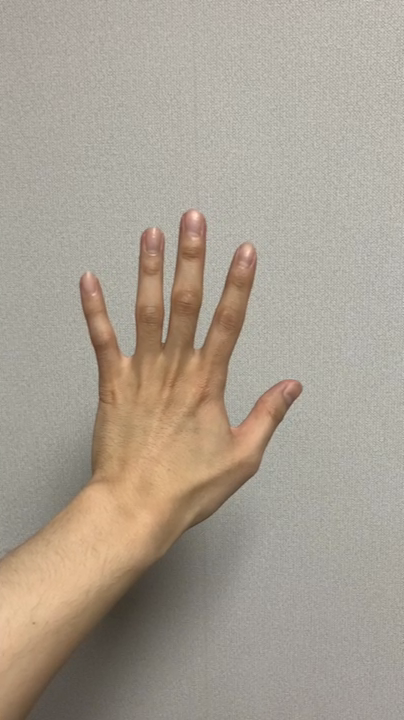
#> input picture frame 23 of videos/third.mp4, 404 x 720 px
$ python DenseOpticalFlow_simple.py   (older library calls are emulated)
#> lines starting #> are read from the running program, lines starting #| are printed output that depends on the picture
import numpy as np, cv2

vid = cv2.VideoCapture('./videos/third.mp4')
fourcc = cv2.VideoWriter_fourcc(*'XVID')
writer = cv2.VideoWriter('DenseOpticalFlow.avi', fourcc, 30.0, (int(vid.get(3)), int(vid.get(4))))
prev = None
delay = int(1000 / 60)  # delay = 60fps make it faster since its originally slow to calculate
# step = 16 = pixels
def dense(img, flow, step=16):
    height, width = img.shape[:2]
    # Find grid index of 16 pixels
    store_y, store_x = np.mgrid[step/2:height:step, step/2:width:step].reshape(2, -1).astype(int)
    indices = np.stack((store_x, store_y), axis=-1).reshape(-1, 2)
    for x, y in indices:
        # circle on each grid
        cv2.circle(img, (x, y), 1, (0, 255, 0), -1)
        # distance
        dx, dy = flow[y, x].astype(np.int)
        # line on flows
        cv2.line(img, (x, y), (x + dx, y + dy), (0, 255, 0), 2, cv2.LINE_AA)

while True:
    ret, frame = vid.read()
#> frame is the input picture: shape (720, 404, 3); mean B, G, R 145.8, 158.9, 168.9
    gray = cv2.cvtColor(frame, cv2.COLOR_BGR2GRAY)
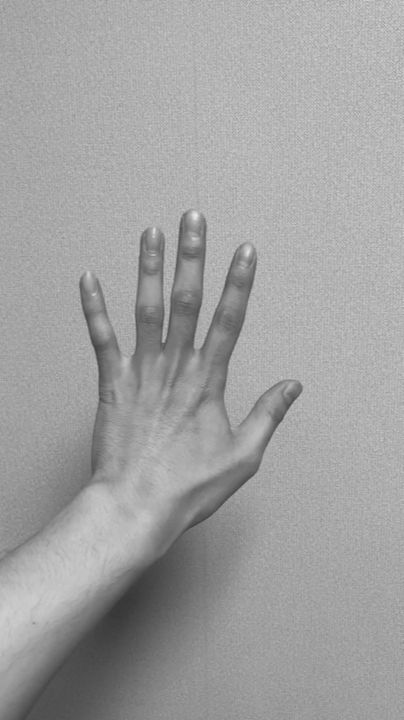
#> gray: shape (720, 404); min 55, max 231, mean 160.5
    # first frame
    if prev is None:
        prev = gray
    else:
        # using opticalflowfarneback
        flow = cv2.calcOpticalFlowFarneback(prev, gray, None, 0.5, 3, 15, 3, 5, 1.1,cv2.OPTFLOW_FARNEBACK_GAUSSIAN)
        dense(frame, flow)
        #renew
        prev = gray

    cv2.imshow('Dense', frame)
    writer.write(frame)
    #black backscreen is not applied in this dense implementation.
    if cv2.waitKey(delay) == 27:
#> (key Esc is pressed here)
        break

vid.release()
writer.release()
cv2.destroyAllWindows()

$ run again, starting later in the video
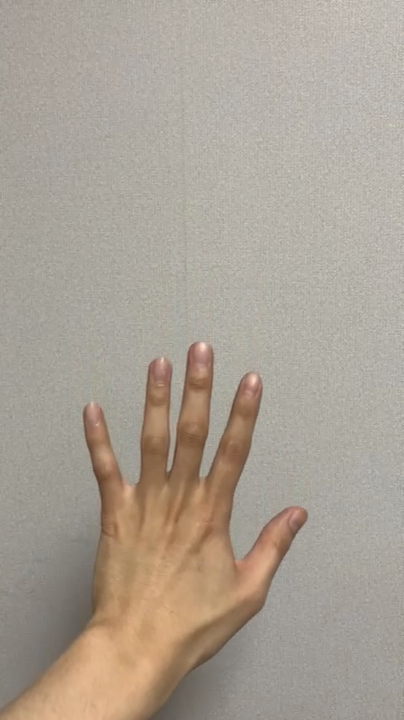
#> input picture frame 107 of videos/third.mp4, 404 x 720 px
#> frame is the input picture: shape (720, 404, 3); mean B, G, R 148, 160.2, 169.7
#> `gray = cv2.cvtColor(frame, cv2.COLOR_BGR2GRAY)`:
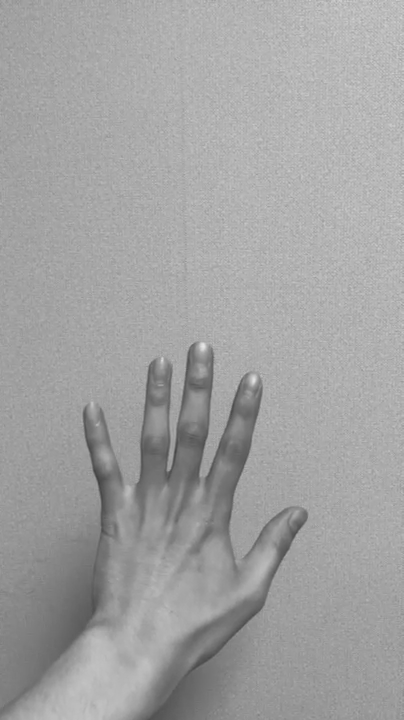
#> gray: shape (720, 404); min 65, max 231, mean 161.7

$ run again, starting later in the video
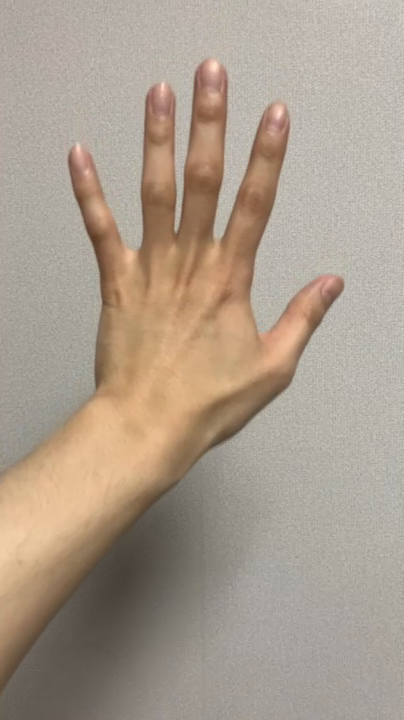
#> input picture frame 191 of videos/third.mp4, 404 x 720 px
#> frame is the input picture: shape (720, 404, 3); mean B, G, R 141.4, 156.4, 170
#> `gray = cv2.cvtColor(frame, cv2.COLOR_BGR2GRAY)`:
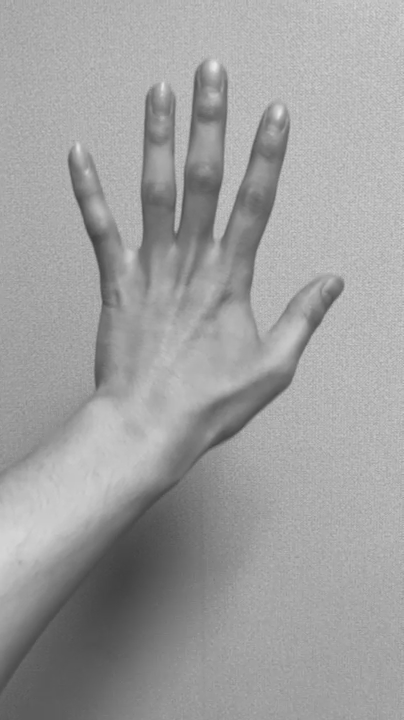
#> gray: shape (720, 404); min 62, max 233, mean 158.7
